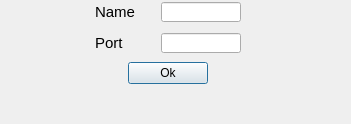
<?xml version="1.0" encoding="UTF-8"?>
<ui version="4.0">
 <class>InfoSet</class>
 <widget class="QDialog" name="InfoSet">
  <property name="geometry">
   <rect>
    <x>0</x>
    <y>0</y>
    <width>351</width>
    <height>124</height>
   </rect>
  </property>
  <property name="windowTitle">
   <string>Dialog</string>
  </property>
  <widget class="QWidget" name="">
   <property name="geometry">
    <rect>
     <x>10</x>
     <y>0</y>
     <width>316</width>
     <height>86</height>
    </rect>
   </property>
   <layout class="QVBoxLayout" name="verticalLayout">
    <item>
     <layout class="QHBoxLayout" name="horizontalLayout">
      <item>
       <spacer name="horizontalSpacer">
        <property name="minimumSize">
         <size>
          <width>80</width>
          <height>20</height>
         </size>
        </property>
        <property name="maximumSize">
         <size>
          <width>80</width>
          <height>20</height>
         </size>
        </property>
        <property name="orientation">
         <enum>Qt::Horizontal</enum>
        </property>
        <property name="sizeHint" stdset="0">
         <size>
          <width>77</width>
          <height>17</height>
         </size>
        </property>
       </spacer>
      </item>
      <item>
       <widget class="QLabel" name="label">
        <property name="minimumSize">
         <size>
          <width>60</width>
          <height>25</height>
         </size>
        </property>
        <property name="maximumSize">
         <size>
          <width>60</width>
          <height>25</height>
         </size>
        </property>
        <property name="text">
         <string>&lt;html&gt;&lt;head/&gt;&lt;body&gt;&lt;p&gt;&lt;span style=&quot; font-size:11pt;&quot;&gt;Name&lt;/span&gt;&lt;/p&gt;&lt;/body&gt;&lt;/html&gt;</string>
        </property>
       </widget>
      </item>
      <item>
       <widget class="QLineEdit" name="lineEdit">
        <property name="minimumSize">
         <size>
          <width>80</width>
          <height>20</height>
         </size>
        </property>
        <property name="maximumSize">
         <size>
          <width>80</width>
          <height>20</height>
         </size>
        </property>
       </widget>
      </item>
      <item>
       <spacer name="horizontalSpacer_2">
        <property name="minimumSize">
         <size>
          <width>80</width>
          <height>20</height>
         </size>
        </property>
        <property name="maximumSize">
         <size>
          <width>80</width>
          <height>20</height>
         </size>
        </property>
        <property name="orientation">
         <enum>Qt::Horizontal</enum>
        </property>
        <property name="sizeHint" stdset="0">
         <size>
          <width>77</width>
          <height>17</height>
         </size>
        </property>
       </spacer>
      </item>
     </layout>
    </item>
    <item>
     <layout class="QHBoxLayout" name="horizontalLayout_2">
      <item>
       <spacer name="horizontalSpacer_3">
        <property name="orientation">
         <enum>Qt::Horizontal</enum>
        </property>
        <property name="sizeHint" stdset="0">
         <size>
          <width>60</width>
          <height>25</height>
         </size>
        </property>
       </spacer>
      </item>
      <item>
       <widget class="QLabel" name="label_2">
        <property name="minimumSize">
         <size>
          <width>60</width>
          <height>25</height>
         </size>
        </property>
        <property name="maximumSize">
         <size>
          <width>60</width>
          <height>25</height>
         </size>
        </property>
        <property name="text">
         <string>&lt;html&gt;&lt;head/&gt;&lt;body&gt;&lt;p&gt;&lt;span style=&quot; font-size:11pt;&quot;&gt;Port&lt;/span&gt;&lt;/p&gt;&lt;/body&gt;&lt;/html&gt;</string>
        </property>
       </widget>
      </item>
      <item>
       <widget class="QLineEdit" name="lineEdit_2">
        <property name="minimumSize">
         <size>
          <width>80</width>
          <height>20</height>
         </size>
        </property>
        <property name="maximumSize">
         <size>
          <width>80</width>
          <height>20</height>
         </size>
        </property>
       </widget>
      </item>
      <item>
       <spacer name="horizontalSpacer_4">
        <property name="orientation">
         <enum>Qt::Horizontal</enum>
        </property>
        <property name="sizeHint" stdset="0">
         <size>
          <width>60</width>
          <height>25</height>
         </size>
        </property>
       </spacer>
      </item>
     </layout>
    </item>
    <item>
     <layout class="QHBoxLayout" name="horizontalLayout_3">
      <item>
       <spacer name="horizontalSpacer_5">
        <property name="orientation">
         <enum>Qt::Horizontal</enum>
        </property>
        <property name="sizeHint" stdset="0">
         <size>
          <width>18</width>
          <height>20</height>
         </size>
        </property>
       </spacer>
      </item>
      <item>
       <widget class="QPushButton" name="okB">
        <property name="text">
         <string>Ok</string>
        </property>
       </widget>
      </item>
      <item>
       <spacer name="horizontalSpacer_6">
        <property name="orientation">
         <enum>Qt::Horizontal</enum>
        </property>
        <property name="sizeHint" stdset="0">
         <size>
          <width>108</width>
          <height>20</height>
         </size>
        </property>
       </spacer>
      </item>
     </layout>
    </item>
   </layout>
  </widget>
 </widget>
 <resources/>
 <connections/>
</ui>
